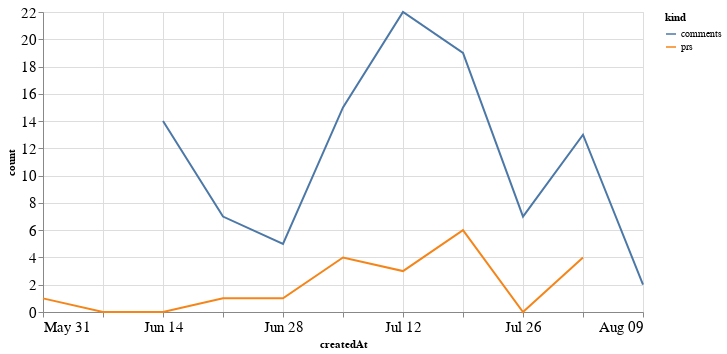

This figure's notebook cell:
### Code cell
alt.Chart(total_time, width=600).mark_line().encode(
    x='createdAt',
    y='count',
    color='kind'
)

### Figure 1 — Vega-Lite specification as saved in the notebook (floating-point values rounded to 4 significant figures)
{"config": {"axisLeft": {"labelFontSize": 15}, "axisBottom": {"labelFontSize": 15}}, "data": {"name": "data-e409b14f50eea82ecabf864ffa62fb49"}, "mark": "line", "encoding": {"color": {"type": "nominal", "field": "kind"}, "x": {"type": "temporal", "field": "createdAt"}, "y": {"type": "quantitative", "field": "count"}}, "width": 600, "$schema": "https://vega.github.io/schema/vega-lite/v4.8.1.json", "datasets": {"data-e409b14f50eea82ecabf864ffa62fb49": [{"createdAt": "2020-05-31T00:00:00", "kind": "prs", "count": 1.0}, {"createdAt": "2020-06-07T00:00:00", "kind": "prs", "count": 0.0}, {"createdAt": "2020-06-14T00:00:00", "kind": "prs", "count": 0.0}, {"createdAt": "2020-06-21T00:00:00", "kind": "prs", "count": 1.0}, {"createdAt": "2020-06-28T00:00:00", "kind": "prs", "count": 1.0}, {"createdAt": "2020-07-05T00:00:00", "kind": "prs", "count": 4.0}, {"createdAt": "2020-07-12T00:00:00", "kind": "prs", "count": 3.0}, {"createdAt": "2020-07-19T00:00:00", "kind": "prs", "count": 6.0}, {"createdAt": "2020-07-26T00:00:00", "kind": "prs", "count": 0.0}, {"createdAt": "2020-08-02T00:00:00", "kind": "prs", "count": 4.0}, {"createdAt": "2020-08-09T00:00:00", "kind": "prs", "count": null}, {"createdAt": "2020-05-31T00:00:00", "kind": "comments", "count": null}, {"createdAt": "2020-06-07T00:00:00", "kind": "comments", "count": null}, {"createdAt": "2020-06-14T00:00:00", "kind": "comments", "count": 14.0}, {"createdAt": "2020-06-21T00:00:00", "kind": "comments", "count": 7.0}, {"createdAt": "2020-06-28T00:00:00", "kind": "comments", "count": 5.0}, {"createdAt": "2020-07-05T00:00:00", "kind": "comments", "count": 15.0}, {"createdAt": "2020-07-12T00:00:00", "kind": "comments", "count": 22.0}, {"createdAt": "2020-07-19T00:00:00", "kind": "comments", "count": 19.0}, {"createdAt": "2020-07-26T00:00:00", "kind": "comments", "count": 7.0}, {"createdAt": "2020-08-02T00:00:00", "kind": "comments", "count": 13.0}, {"createdAt": "2020-08-09T00:00:00", "kind": "comments", "count": 2.0}]}}
